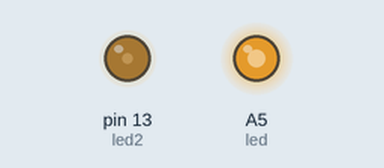
The sketch below on a simulated Arduino Uno, built with avr-gcc and run on an emulated ATmega328P. Shown: output pins drawn as LEDs (lit = HIGH). Random numbers use the default seed unless the sketch sets one.

Above: at 0.34 s.
Timing chart, 0 to 40.0 s (numbered marks = the images above):
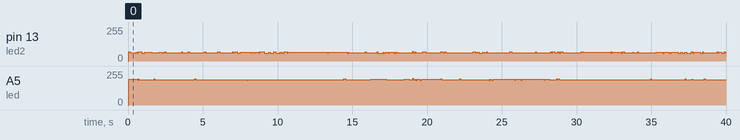

The sketch:

tester.ino
```cpp
/*
 * tester.ino
 *
 * Author : Vincenzo
 * Test your logic analyzer with another arduino
 */

#define led A5
#define led2 13

void setup() {
  pinMode(led, OUTPUT);
  pinMode(led2, OUTPUT);
}


void loop() {

  digitalWrite(led, HIGH);
  delayMicroseconds(random(200));
  digitalWrite(led2, HIGH);
  delayMicroseconds(random(200));
  digitalWrite(led2, LOW);
  delayMicroseconds(random(200));
  digitalWrite(led, LOW);
  delayMicroseconds(random(200));
}
```
